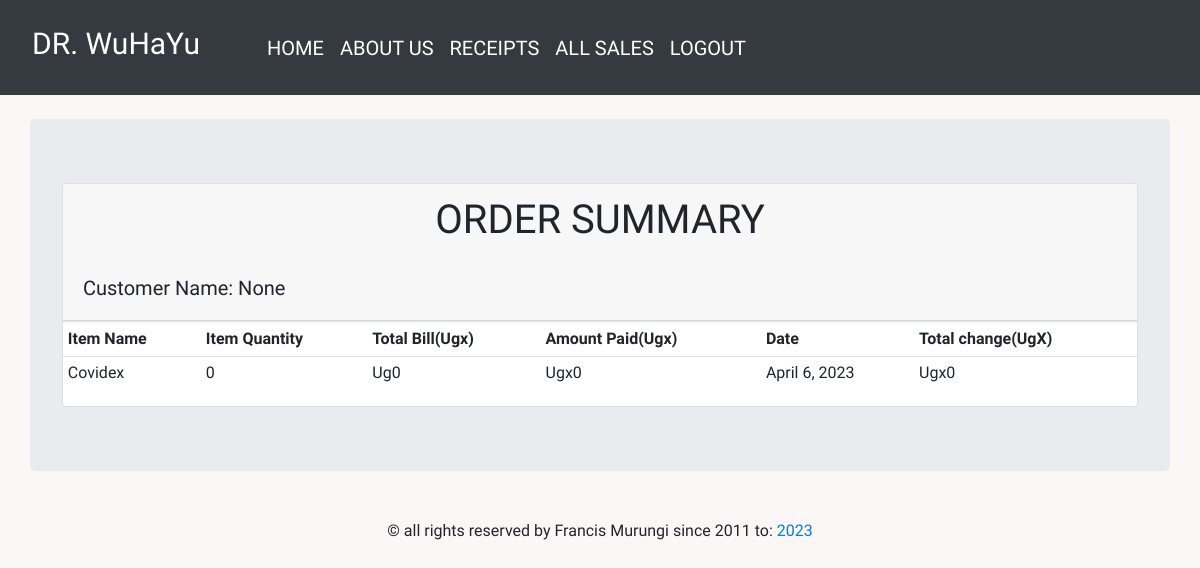
The page /reciept/2 (signed in) on the database its author committed.
### pharmacy/models.py (models this page shows, shortened)
class Sale(models.Model):
        item = models.ForeignKey(Product, on_delete = models.CASCADE)
        quantity = models.IntegerField(default=0, null=False, blank=True)
        amount_received = models.IntegerField(default=0, null=False, blank=True)
        issue_to = models.CharField(max_length = 50, null = True, blank = True)
        unit_price = models.IntegerField(default = 0, null = False, blank = True)
        date = models.DateField(auto_now_add= False)
        def get_total(self):
            total = self.quantity * self.unit_price
            return int(total)
        def get_change(self):
            change = self.get_total() - self.amount_received
            return abs(int(change))

class Product(models.Model):
    category_name = models.ForeignKey(Category, on_delete=models.CASCADE, null=True, blank=True)
    item_name = models.CharField(max_length = 50, null = True, blank = True)
    total_quantity = models.IntegerField(default = 0, null=True, blank = True)
    issued_quantity = models.IntegerField(default = 0, null = True, blank = True)
    recieved_quantity = models.IntegerField(default = 0, null = True, blank = True)
    unit_price = models.IntegerField(default = 0, null = True, blank = True)
    manufacture = models.CharField(max_length = 50, null = True, blank = True)
    brand = models.CharField(max_length = 50, null = True, blank = True)
    def __str__(self):
        return self.item_name

### pharmacy/views.py (the view)
# urls.py: path('reciept/<int:reciept_id>', views.reciept_detail, name='reciept_detail'),
@login_required
def reciept_detail(request, reciept_id):
    reciept = Sale.objects.get(id = reciept_id)
    date = Sale.objects.all().order_by()
    return render(request, 'products/reciept_detail.html', {'reciept': reciept, 'date':date})

### templates/products/reciept_detail.html (shortened to what this page needs)
{% extends 'products/base.html'%} {% block content%}
<br />
<div class="jumbotron container">
  <div class="row">
    <div class="col-md-12">
      <div class="card">
        <div class="card-header">
          <h1 class="text-center">ORDER SUMMARY</h1><br>
          <h2 class="lead">Customer Name: {{reciept.issue_to | title}}</h2>
        </div>
        <div class="card-block">
          <div class="table-responsive">
            <table class="table table-sm">
              <thead>
                <tr>
                  <td><strong>Item Name</strong></td>
                  <td class="text-xs-center"><strong>Item Quantity</strong></td>
                  <td class="text-xs-right"><strong>Total Bill(Ugx)</strong></td>
                  <td class="text-xs-right"><strong>Amount Paid(Ugx)</strong></td>
                  <td class="text-xs-right"><strong>Date</strong></td>
                  <td class="text-xs-right"><strong>Total change(UgX)</strong></td>
                </tr>
              </thead>
              <tbody>
                <tr>
                  <td>{{reciept.item }}</td>
                  <td class="text-xs-center">{{ reciept.quantity }}</td>
                  <td class="text-xs-center">Ug{{ reciept.get_total }}</td>
                  <td class="text-xs-right">Ugx{{ reciept.amount_received }}</td>
                  <td class="text-xs-center">{{ reciept.date }}</td>
                  <td class="text-xs-right">Ugx{{ reciept.get_change }}</td>
                </tr>
              </tbody>
            </table>
          </div>
        </div>
      </div>
    </div>
  </div>
</div>
{% endblock %}

### pharmacy/static/css/main.css (style rules this page uses)
body { background-color: hsla(0, 41%, 97%, 0.726); font-family: 'Edu NSW ACT Foundation', 'cursive'; }

### rows shown on the page
Sale: issue_to "None", item "Covidex", quantity "0", get_total "0", amount_received "0", date "April 6, 2023", get_change "0"
